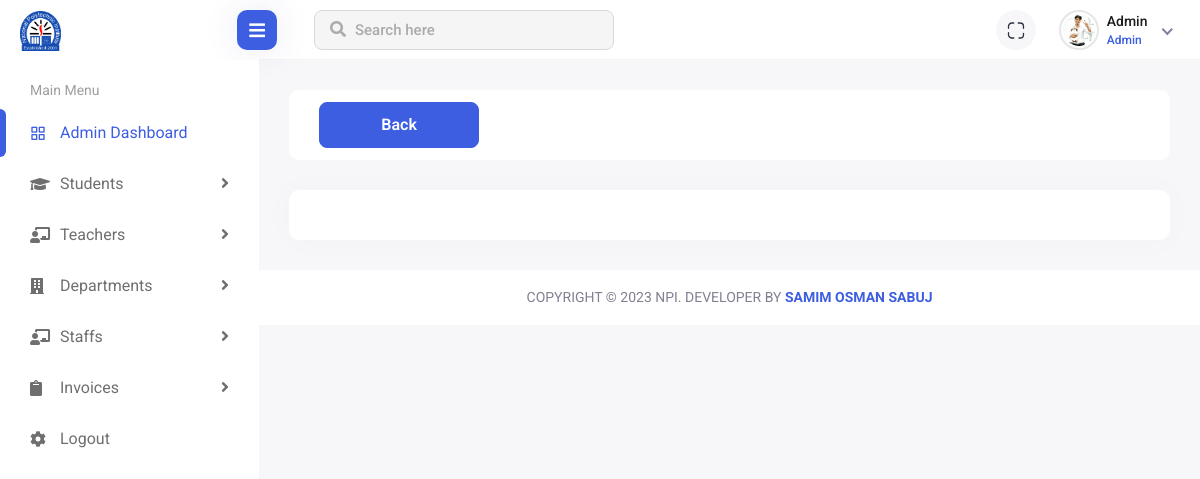
Before: /student/payment-confirm/97/ (signed in) with the older database file.
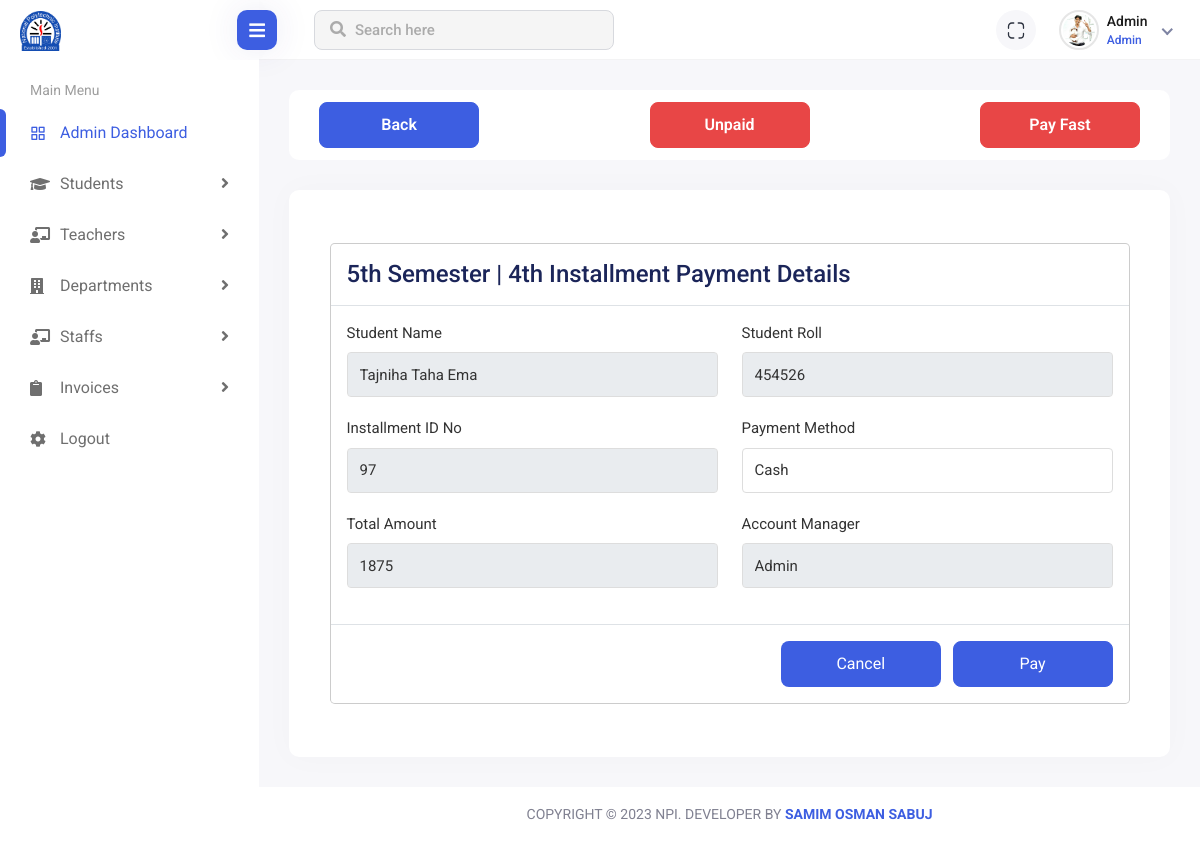
After: the same page with the newer database file.
### account/models.py (models this page shows, shortened)
class User(AbstractBaseUser, PermissionsMixin):
    email = models.EmailField(max_length=50, blank=False, unique=True)
    username = models.CharField(max_length=40, validators=[UnicodeUsernameValidator], unique=True)
    is_active = models.BooleanField(default=True)
    is_staff = models.BooleanField(default=False)
    is_superuser = models.BooleanField(default=False)
    date_joined = models.DateTimeField(auto_now_add=True)
    objects = UserManager()
    is_student = models.BooleanField(default=False)
    is_teacher = models.BooleanField(default=False)
    is_adminstaff = models.BooleanField(default=False)
    USERNAME_FIELD = 'username'
    REQUIRED_FIELDS = ['email',]
    class Meta:
        ordering = ['-date_joined']
    def __str__(self):
        return self.username

class student(User):
    GENDER = (
        ('Male', 'Male'),
        ('Female', 'Female'),
        ('Others', 'Others'),
    )
    RELIGION = (
        ('Islam', 'Islam'),
        ('Hindu', 'Hindu'),
        ('Chirstian', 'Chirstian'),
        ('Buddist', 'Buddist'),
        ('Others', 'Others'),
    )
    BLOOD_GROUP = (
        ('A+', 'A+'),
        ('A-', 'A-'),
        ('B+', 'B+'),
        ('B-', 'B-'),
        ('O+', 'O+'),
        ('O-', 'O-'),
        ('AB+', 'AB+'),
        ('AB-', 'AB-'),
    )
    first_name = models.CharField(max_length=20)
    last_name = models.CharField(max_length=20)
    address = models.TextField(blank=True)
    gender = models.CharField(choices=GENDER, max_length=10, blank=True, null=False)
    date_of_birth = models.DateField(blank=True, null=False)
    blood_group = models.CharField(choices=BLOOD_GROUP, max_length=5, blank=True, null=False)
    roll_no = models.PositiveIntegerField(blank=True)
    religion = models.CharField(choices=RELIGION, max_length=10, blank=True, null=False)
    phone_number = models.TextField()
    student_image = models.ImageField(upload_to='student/img/', blank=True, null=False)
    department = models.ForeignKey(Department, on_delete=models.CASCADE, related_name='student_deparment', blank=True, null=True)
    semester = models.CharField(max_length=40)
    tuition_fees_discount = models.IntegerField(blank=True, null=True)
    otp_token = models.CharField(max_length=6, blank=True, null=True)
    is_varified = models.BooleanField(default=False)

### student/models.py (models this page shows, shortened)
class Installments(models.Model):
    TITLE = (
        ('1st Installment', '1st Installment'),
        ('2nd Installment', '2nd Installment'),
        ('3rd Installment', '3rd Installment'),
        ('4th Installment', '4th Installment'),
    )
    PAYMENT_METHOD = (
        ('Cash', 'Cash'),
        ('Bkash', 'Bkash'),
        ('Others', 'Others'),
    )
    semester = models.ForeignKey(Semesters, on_delete=models.CASCADE, related_name="Semester")
    title = models.CharField(choices=TITLE, max_length=50)
    amount = models.PositiveIntegerField(default=3750)
    discount = models.PositiveIntegerField(default=0)
    created_date = models.DateTimeField(auto_now_add=True)
    payment_method = models.CharField(choices=PAYMENT_METHOD, max_length=15, blank=True, null=False)
    is_paid = models.BooleanField(default=False)
    class Meta:
        ordering = ['-created_date']

class Semesters(models.Model):
    TITLE = (
        ('1st Semester', '1st Semester'),
        ('2nd Semester', '2nd Semester'),
        ('3rd Semester', '3rd Semester'),
        ('4th Semester', '4th Semester'),
        ('5th Semester', '5th Semester'),
        ('6th Semester', '6th Semester'),
        ('7th Semester', '7th Semester'),
        ('8th Semester', '8th Semester'),
        )
    Student = models.ForeignKey(student, on_delete=models.CASCADE, related_name="Students")
    title = models.CharField(choices=TITLE, max_length=50)
    start_date = models.DateField(auto_now_add=True)
    result = models.FloatField(max_length=5, blank=True, null=True)
    is_complete = models.BooleanField(default=False)
    def __str__(self) -> str:
        return self.title
    class Meta:
        ordering = ['title']

### student/views.py (the view, shortened to what this page needs)
# urls.py: path('payment-confirm/<int:id>/', payment_confirm, name='payment_confirm'),
@login_required(login_url='login')
def payment_confirm(request, id):
    context = {}
    user = request.user
    if user.is_teacher == True:
        Teacher = teacher.objects.get(username=user)
        context['Teacher'] = Teacher
    if Installments.objects.filter(id=id).exists():
        installment = Installments.objects.get(id=id)
        context['installment'] = installment
        student_id = installment.semester.Student.id
    return render(request, 'fees/payment_confirm.html', context)

### templates/fees/payment_confirm.html (shortened to what the changed rows need)
{% extends '../base/base.html' %}
{% load static %}
{% block body_content %}
<div class="content container-fluid">
    <div class="page-header invoices-page-header">
        <div class="row align-items-center">
            <div class="col-6" style="text-align: center;">
                {% if installment %}
                <div class="invoices-create-btn">
                    {% if installment.is_paid is False %}
                    <a href="" class="btn btn-danger" aria-disabled="true">
                        Unpaid
                    </a>
                    {% else %}
                    <a class="btn btn-primary" target="_blank" style="width: 80%; padding-left: 10px; padding-right: 10px;">
                        Paid Recived Successfully!
                    </a>
                    {% endif %}
                </div>
                {% endif %}
            </div>
            <div class="col-3" style="text-align: center;">
                {% if installment %}
                <div class="invoices-create-btn">
                    {% if installment.is_paid is False %}
                    <a href="" class="btn btn-danger" aria-disabled="true">
                        Pay Fast
                    </a>
                    {% else %}
                    <a href="{% url 'invoice' installment.id %}" class="btn btn-primary" target="_blank">
                        Print Invoice
                    </a>
                    {% endif %}
                </div>
                {% endif %}
            </div>
        </div>
    </div>
    <div class="row">
        <div class="col-md-12">
            <div class="card invoices-add-card">
                <div class="card-body">
                    {% if installment %}
                    <form method="POST"> {% csrf_token %}
                        <div class="modal-dialog modal-dialog-centered modal-lg">
                            <div class="modal-content">
                                <div class="modal-header">
                                    <div class="form-header text-start mb-0">
                                        <h4 class="mb-0">{{installment.semester}} | {{installment.title|title}} Payment
                                            Details</h4>
                                    </div>
                                </div>
                                <div class="modal-body">
                                    <div class="bank-inner-details">
                                        <div class="row">
                                            <div class="col-lg-6 col-md-6">
                                                <div class="form-group">
                                                    <label>Student Name</label>
                                                    <input type="text" class="form-control" placeholder="Add Name" value="{{installment.semester.Student.first_name}} {{installment.semester.Student.last_name}}" name="name" readonly>
                                                </div>
                                            </div>
                                            <div class="col-lg-6 col-md-6">
                                                <div class="form-group">
                                                    <label>Student Roll</label>
                                                    <input type="text" class="form-control" placeholder="Add Name"
                                                        value="{{installment.semester.Student.roll_no}}" name="roll_no" readonly>
                                                </div>
                                            </div>
                                            <div class="col-lg-6 col-md-6">
                                                <div class="form-group">
                                                    <label>Installment ID No</label>
                                                    <input type="text" class="form-control" placeholder="Add Name"
                                                        value="{{installment.id}}" name="ins_id" readonly>
                                                </div>
                                            </div>
                                            <div class="col-lg-6 col-md-6">
                                                <div class="form-group">
                                                    <label>Payment Method</label>
                                                    {% if installment.is_paid is False %}
                                                    <select name="payment_method" id="" class="form-control">
                                                        <option value="Cash">Cash</option>
                                                    </select>
                                                    {% else %}
                                                    <input type="text" class="form-control" value="{{installment.payment_method}}" name="payment_method" readonly>
                                                    {% endif %}
                                                </div>
                                            </div>
                                            <div class="col-lg-6 col-md-6">
                                                <div class="form-group">
                                                    <label>Total Amount</label>
                                                    <input type="text" class="form-control"
                                                        value="{{installment.amount}}" name="amount" readonly>
                                                </div>
                                            </div>
                                            <div class="col-lg-6 col-md-6">
                                                <div class="form-group">
                                                    <label>Account Manager</label>
                                                    <input type="text" class="form-control"
                                                        value="{{request.user|title}}" readonly>
                                                </div>
                                            </div>
                                        </div>
                                    </div>
                                </div>
                                <div class="modal-footer">
                                    <div class="bank-details-btn">
                                        {% if installment.is_paid is False %}
                                        <a href="javascript:void(0);" data-bs-dismiss="modal"
                                            class="btn bank-cancel-btn me-2">Cancel</a>
                                        <button type="submit" class="btn btn-primary">Pay</button>
                                        {% else %}
                                        <a href="{% url 'invoice' installment.id %}" class="btn btn-primary"
                                            target="_blank">
                                            Print Invoice
                                        </a>
                                        {% endif %}
                                    </div>
                                </div>
                            </div>
                        </div>
                    </form>
                    {% endif %}
                </div>
            </div>
        </div>
    </div>
</div>
{% endblock body_content %}

### templates/base/header.html (shortened to what this page needs)
{% load static %}
<div class="header">
    <div class="header-left">
        <a href="{% url 'home' %}" class="logo">
            <img src="{% static 'img/npi.png' %}" alt="Logo">
        </a>
    </div>
    <div class="menu-toggle">
        <a href="javascript:void(0);" id="toggle_btn">
            <i class="fas fa-bars"></i>
        </a>
    </div>
    <div class="top-nav-search">
        <form>
            <input type="text" class="form-control" placeholder="Search here">
            <button class="btn" type="submit"><i class="fas fa-search"></i></button>
        </form>
    </div>
    <ul class="nav user-menu">
        <li class="nav-item zoom-screen me-2">
            <a href="#" class="nav-link header-nav-list win-maximize">
                <img src="{% static 'img/icons/header-icon-04.svg' %}" alt="">
            </a>
        </li>
        <li class="nav-item dropdown has-arrow new-user-menus">
            <a href="#" class="dropdown-toggle nav-link" data-bs-toggle="dropdown">
                {% if request.user.is_teacher == True %}
                <span class="user-img">
                    {% if Teacher.teacher_image %}
                    <img class="rounded-circle" src="{{Teacher.teacher_image.url}}" width="31" alt="Soeng Souy">
                    {% else %}
                    <img class="rounded-circle" src="{% static 'img/profiles/avatar-01.jpg' %}" width="31" alt="Soeng Souy">
                    {% endif %}
                    <div class="user-text">
                        <h6>{{Teacher.first_name}} {{Teacher.last_name}}</h6>
                        <p class="text-muted mb-0">Teacher</p>
                    </div>
                </span>
                {% else %}
                <span class="user-img">
                    <img class="rounded-circle" src="{% static 'img/profiles/avatar-01.jpg' %}" width="31"
                        alt="Soeng Souy">
                    <div class="user-text">
                        <h6>{{request.user.username|title}}</h6>
                        <p class="text-muted mb-0">Admin</p>
                    </div>
                </span>
                {% endif %}
            </a>
        </li>
    </ul>
</div>

Changed rows visible on the page:
changed User "Admin": user (not shown) → "Admin"
added Installments: semester "5th Semester", title "4th Installment", name "Tajniha Taha Ema", roll_no "454526", ins_id "97", amount "1875"
Other visible differences:
form field payment_method: (not shown) → "Cash"
text now shown: "Unpaid Pay Fast | Payment Details Student Name Student Roll Installment ID No Payment Method Total Amount Account Manager Cancel Pay"
